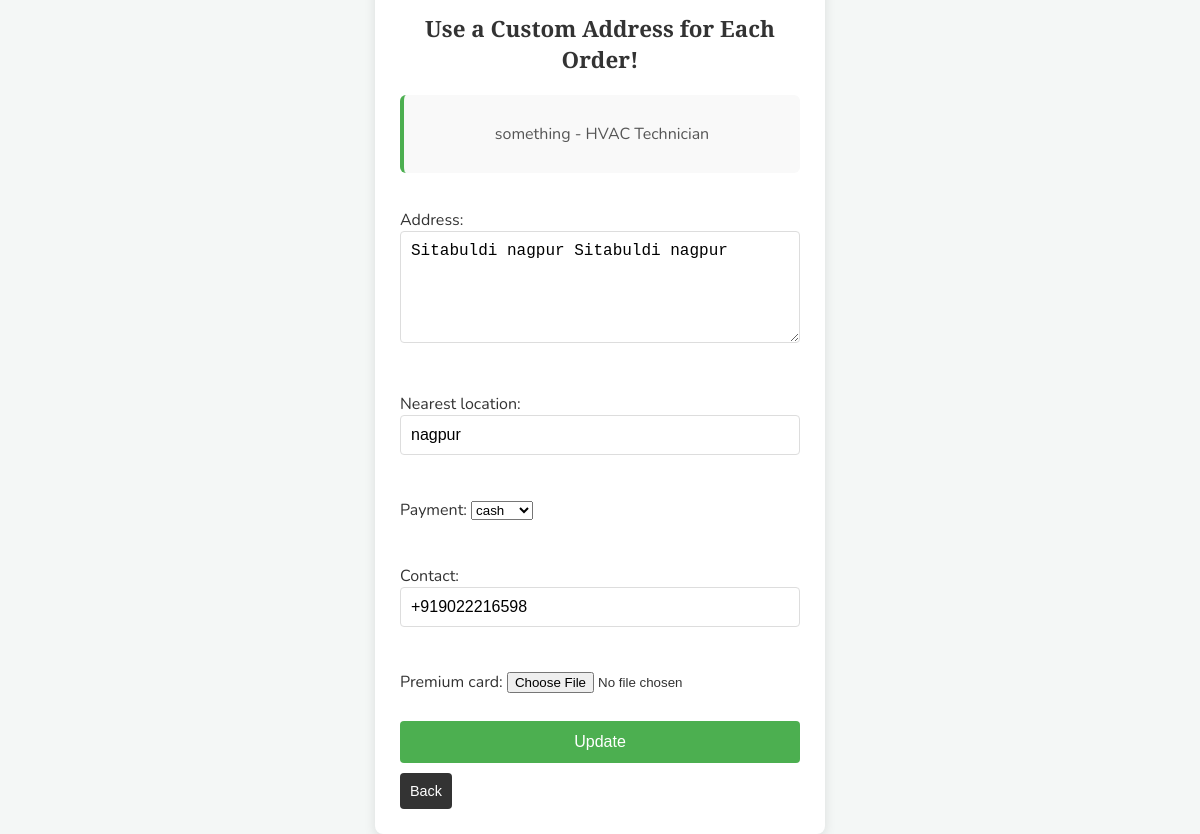
Screenshot of /workers/change_address/22/ (signed in) with the database file from the repository.
### workers/models.py (models this page shows, shortened)
class Purchase(models.Model):
    user = models.ForeignKey(User, on_delete=models.CASCADE)
    work = models.ForeignKey(Workers, on_delete=models.CASCADE)
    address = models.CharField(max_length=1000)
    nearest_location = models.CharField(max_length=500)
    contact = models.CharField(max_length=20, null=True, blank=True)
    payment = models.CharField(max_length=400, choices=(('cash', 'cash'),))
    premium_card = models.FileField(upload_to='premium_cards/', null=True, blank=True)
    status = models.CharField(max_length=200, choices=(
        ('arrived', 'arrived'), ('delay', 'delay'), ('confirmed', 'confirmed'), ('completed', 'completed'),
        ('rejected', 'rejected'), ('on the way', 'on the way')), null=True, blank=True)
    date_scheduled = models.DateTimeField(auto_now=True, null=True, blank=True)
    is_premium = models.BooleanField(default=False, null=True, blank=True)

class Workers(models.Model):
    user = models.ForeignKey(User, on_delete=models.CASCADE, null=True, blank=True)
    profile_pic = models.ImageField(upload_to='workers/')
    name = models.CharField(max_length=200)
    discount=models.CharField(max_length=200, null=True, blank=True)
    price = models.CharField(max_length=200)
    role = models.ForeignKey(Role, on_delete=models.CASCADE)
    age = models.CharField(max_length=200, null=True, blank=True)
    member_since = models.DateTimeField(auto_now=True)
    def __str__(self):
        return f"{self.name} - {self.role.role}"

class Role(models.Model):
    ROLE_CHOICES = [
        ('Electrician', 'Electrician'),
        ('Plumber', 'Plumber'),
        ('Carpenter', 'Carpenter'),
        ('Handyman', 'Handyman'),
        ('HVAC Technician', 'HVAC Technician'),
        ('Painter', 'Painter'),
        ('Appliance Repair Technician', 'Appliance Repair Technician'),
        ('General Contractor', 'General Contractor'),
        ('Gardener', 'Gardener'),
        ('Landscaper', 'Landscaper'),
        ('Tree Surgeon', 'Tree Surgeon'),
        ('Pest Control Specialist', 'Pest Control Specialist'),
        ('Pool Maintenance Technician', 'Pool Maintenance Technician'),
        ('Window Cleaner', 'Window Cleaner'),
        ('Pressure Washer Technician', 'Pressure Washer Technician'),
        ('House Cleaner', 'House Cleaner'),
        ('Carpet Cleaner', 'Carpet Cleaner'),
        ('Chimney Sweep', 'Chimney Sweep'),
        ('Gutter Cleaner', 'Gutter Cleaner'),
        ('Home Security Installer', 'Home Security Installer'),
        ('Locksmith', 'Locksmith'),
        ('Fire Safety Technician', 'Fire Safety Technician'),
        ('Interior Designer', 'Interior Designer'),
        ('Professional Organizer', 'Professional Organizer'),
        ('Home Stager', 'Home Stager'),
        ('Smart Home Installer', 'Smart Home Installer'),
        ('Roofer', 'Roofer'),
        ('Tiler', 'Tiler'),
        ('Flooring Installer', 'Flooring Installer'),
        ('Drywall Installer', 'Drywall Installer'),
        ('Plasterer', 'Plasterer'),
        ('Mason', 'Mason'),
        ('Welder', 'Welder'),
        ('Fence Installer', 'Fence Installer'),
        ('Solar Panel Installer', 'Solar Panel Installer'),
        ('Garage Door Technician', 'Garage Door Technician'),
        ('Customer Service Representative', 'Customer Service Representative'),
        ('Scheduler', 'Scheduler'),
        ('Quality Control Inspector', 'Quality Control Inspector'),
        ('Office Manager', 'Office Manager'),
    ]
    role = models.CharField(max_length=100, choices=ROLE_CHOICES)

### workers/views.py (the view)
# urls.py: path("change_address/<int:pk>/", change_address, name='change_address'),
@login_required
def change_address(request, pk):
    address = get_object_or_404(Purchase, pk=pk, user=request.user)
    if request.method == 'POST':
        form = PurchaseForm(request.POST, instance=address)
        if form.is_valid():
            try:
                form.save()
            except Exception as e:
                return JsonResponse({'message': str(e)}, status=400)
            time.sleep(2)
            notification.notify(
                title='CasaConnect',
                message=f'Address updated for {address.work} successfully',
                timeout=10
            )
            return redirect('track_order')
    else:
        form = PurchaseForm(instance=address)
    return render(request, 'workers/change_address.html', {'form': form, 'address': address})

### workers/forms.py
class PurchaseForm(forms.ModelForm):
    class Meta():
        model = Purchase
        fields = ['address', 'nearest_location', 'payment', 'contact', 'premium_card']
        widgets = {
            'address': forms.Textarea(attrs={'class': 'form-control', 'rows': 5, 'cols': 45})
        }

### workers/templates/workers/change_address.html (shortened to what this page needs)
<!DOCTYPE html>
<html lang="en">
<head>
</head>
<body>
<div class="container">
    <h3>Use a Custom Address for Each Order!</h3>
    <div class="order-details">
        <p>{{ address.work }}</p>
    </div>
    <section>
        <form method="post">
            {{ form.as_p }}
            <button type="submit">Update</button>
        </form>
    </section>
    <div class="back-button">
        <a href="{% url 'track_order' %}">
            <button>Back</button>
        </a>
    </div>
</div>
</body>
</html>

### workers/templates/workers/change_address.html (style rules this page uses)
body { font-family: 'Nunito', sans-serif; background-color: #f4f7f6; color: #333; margin: 0; padding: 0; display: flex; justify-content: center; align-items: center; height: 100vh; }
.container { max-width: 400px; width: 100%; background-color: #ffffff; padding: 25px; border-radius: 8px; box-shadow: 0 4px 12px rgba(0, 0, 0, 0.1); animation: fadeInUp 0.8s ease-out; }
h3 { text-align: center; color: #333; margin-bottom: 20px; font-family: 'Playfair Display', serif; font-size: 1.4rem; }
.order-details { background-color: #f9f9f9; padding: 12px; border-radius: 6px; margin-bottom: 20px; font-size: 1rem; color: #555; text-align: center; border-left: 4px solid #4CAF50; }
section { margin-top: 20px; }
form { display: flex; flex-direction: column; gap: 12px; }
input[type="text"], textarea { padding: 10px; border: 1px solid #ddd; border-radius: 4px; font-size: 1rem; width: 100%; box-sizing: border-box; }
button[type="submit"] { padding: 12px; background-color: #4CAF50; color: #ffffff; border: none; border-radius: 4px; cursor: pointer; font-size: 1rem; transition: background-color 0.3s ease; }
.back-button { display: inline-block; margin-top: 10px; text-align: center; }
.back-button button { padding: 10px; background-color: #333; color: #ffffff; border: none; border-radius: 4px; cursor: pointer; font-size: 0.9rem; transition: background-color 0.3s ease; }

### rows the page displays
Purchase: work "something - HVAC Technician", address "Sitabuldi nagpur Sitabuldi nagpur", nearest_location "nagpur", payment "cash", contact "+919022216598"
